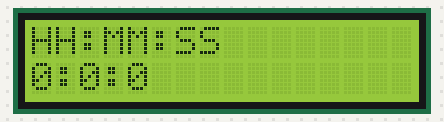
The sketch below on a simulated Arduino Uno, built with avr-gcc and run on an emulated ATmega328P. Parts: 16×2 character LCD.

Above: at 0.07 s.
At 5.02 s:
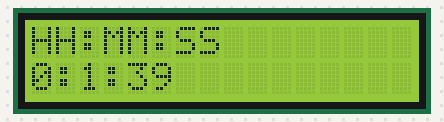
At 9.97 s:
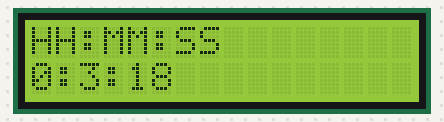
At 19.87 s:
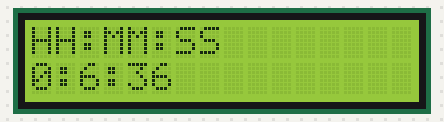
At 29.77 s:
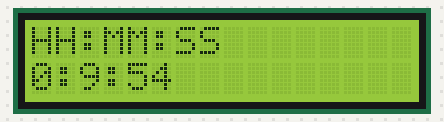
At 39.82 s:
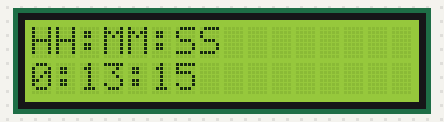

The sketch:

DeberRelojLCD1.ino
```cpp
#include <MsTimer2.h>

#include <LiquidCrystal.h>

LiquidCrystal lcd(13,12,11,10,9,8);//RS,E,D4,D5,D6,D7
int seconds=00;//segundos
int minutes=00;//minutos
int hours=00;//horas

void setup() {
  // put your setup code here, to run once:
lcd.begin(16,2);
MsTimer2::set(50,contando);
MsTimer2::start();
}

void loop() {
lcd.setCursor(0,0);
lcd.print("HH:MM:SS");

  //reinicio de segundos
  if(seconds==60){
    seconds=0;
    lcd.clear();
    minutes++;
  }
  if(minutes==60){
    minutes=0;
    hours++;
    lcd.clear();
  }
  if(hours==24){
    hours=0;
    lcd.clear();
  }
 lcd.setCursor(0,1);
 lcd.print(String(hours)+':'+String(minutes)+':'+String(seconds));


}
void contando() {
  seconds++;
}
```
